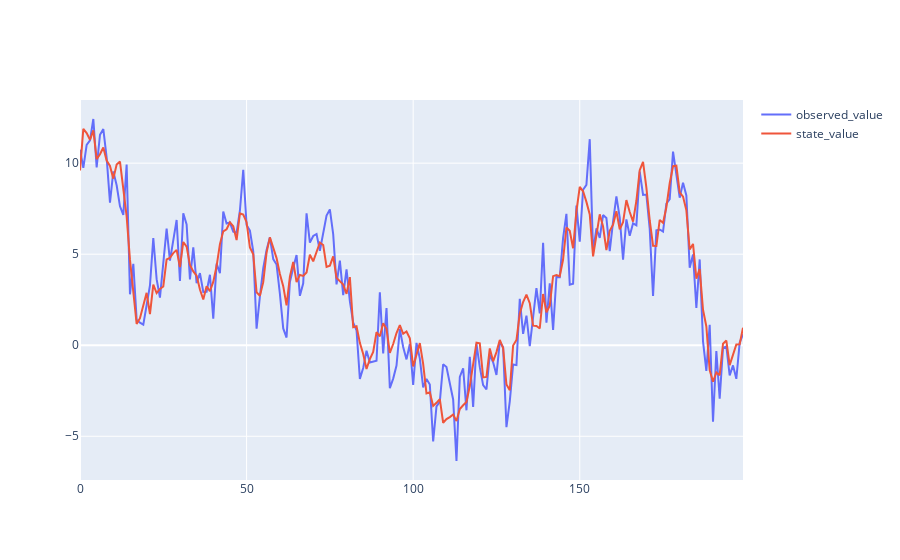

Source (notebook cell):
### Code cell
# 可視化
fig = go.Figure(
    data = [
        go.Scatter(x=np.arange(T), y=y.reshape(-1), name="observed_value"),
        go.Scatter(x=np.arange(T), y=x.reshape(-1), name="state_value"),
    ]
)
fig.show()

### Figure 1 — Plotly figure (JSON) as saved in the notebook; plotly's stock layout.template omitted (floating-point values rounded to 4 significant figures; data arrays with more than 128 entries replaced by an {"elided": "..."} marker saying what was removed)
{"data": [{"name": "observed_value", "type": "scatter", "x": {"elided": "200 int values"}, "y": {"elided": "200 float values"}}, {"name": "state_value", "type": "scatter", "x": {"elided": "200 int values"}, "y": {"elided": "200 float values"}}], "layout": {"autosize": true, "xaxis": {"autorange": true, "range": [0, 199], "type": "linear"}, "yaxis": {"autorange": true, "range": [-7.401, 13.47], "type": "linear"}}}
